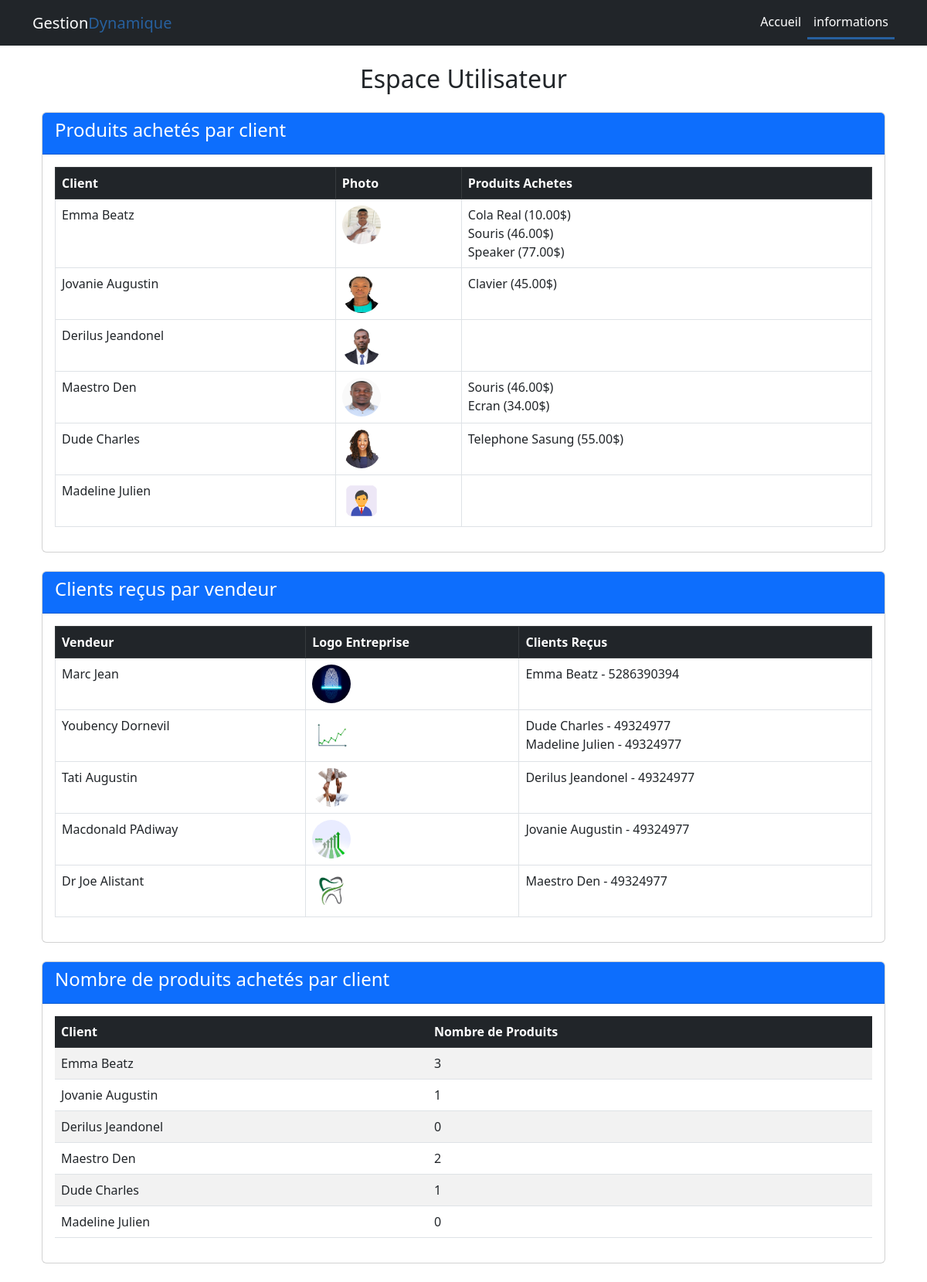
The page /espace_utilisateur/ on the database its author committed.
### GestionDynamique/models.py (models this page shows, shortened)
class Client(models.Model):
    nom = models.CharField(max_length=100)
    prenom = models.CharField(max_length=100)
    date_naissance = models.DateField()
    telephone = models.CharField(max_length=15)
    photo = models.ImageField(upload_to='media/clients/', blank=True, null=True)
    vendeur = models.ForeignKey(Vendeur, on_delete=models.CASCADE, related_name='clients_recu')

class Produit(models.Model):
    nom = models.CharField(max_length=100)
    description = models.TextField()
    prix = models.DecimalField(max_digits=10, decimal_places=2)

class Vendeur(models.Model):
    nom = models.CharField(max_length=100)
    prenom = models.CharField(max_length=100)
    date_naissance = models.DateField()
    adresse = models.TextField()
    telephone = models.CharField(max_length=15)
    logo_entreprise = models.ImageField(upload_to='media/logos/')

class Achat(models.Model):
    client = models.ForeignKey(Client, on_delete=models.CASCADE, related_name='achats')
    produits = models.ManyToManyField(Produit, related_name='achats')
    date_achat = models.DateTimeField(auto_now_add=True)

### GestionDynamique/views.py (the view)
# urls.py: path('espace_utilisateur/', views.espace_utilisateur, name='espace_utilisateur'),
def espace_utilisateur(request):
    clients = Client.objects.all()
    vendeurs = Vendeur.objects.all()
    context = {
        'clients': clients,
        'vendeurs': vendeurs,
    }
    return render(request, 'espace_utilisateur.html', context)

### GestionDynamique/templates/espace_utilisateur.html
{% extends 'base.html' %}
{% block content %}
<div class="container mt-4">
    <h2 class="text-center mb-4">Espace Utilisateur</h2>
    <div class="card mb-4">
        <div class="card-header bg-primary text-white">
            <h4>Produits achetés par client</h4>
        </div>
        <div class="card-body">
            <table class="table table-bordered">
                <thead class="table-dark">
                    <tr>
                        <th>Client</th>
                        <th>Photo</th>
                        <th>Produits Achetes</th>
                    </tr>
                </thead>
                <tbody>
                    {% for client in clients %}
                    <tr>
                        <td>{{ client.nom }} {{ client.prenom }}</td>
                        <td>
                            {% if client.photo %}
                                <img src="{{ client.photo.url }}" alt="Photo de {{ client.nom }}" width="50" height="50" class="rounded-circle">
                            {% else %}
                                Pas de photo
                            {% endif %}
                        </td>
                        <td>
                            {% for achat in client.achats.all %}
                                {% for produit in achat.produits.all %}
                                    {{ produit.nom }} ({{ produit.prix }}$) <br>
                                {% endfor %}
                            {% endfor %}
                        </td>
                    </tr>
                    {% empty %}
                    <tr>
                        <td colspan="4" class="text-center">Aucun client trouvé.</td>
                    </tr>
                    {% endfor %}
                </tbody>
            </table>
        </div>
    </div>
    <div class="card mb-4">
        <div class="card-header bg-primary text-white">
            <h4>Clients reçus par vendeur</h4>
        </div>
        <div class="card-body">
            <table class="table table-bordered">
                <thead class="table-dark">
                    <tr>
                        <th>Vendeur</th>
                        <th>Logo Entreprise</th>
                        <th>Clients Reçus</th>
                    </tr>
                </thead>
                <tbody>
                    {% for vendeur in vendeurs %}
                    <tr>
                        <td>{{ vendeur.nom }} {{ vendeur.prenom }}</td>
                        <td>
                            {% if vendeur.logo_entreprise %}
                                <img src="{{ vendeur.logo_entreprise.url }}" alt="Logo entreprise" width="50" height="50" class="rounded-circle">
                            {% else %}
                                Pas de logo
                            {% endif %}
                        </td>
                        <td>
                            {% for client in vendeur.clients_recu.all %}
                                {{ client.nom }} {{ client.prenom }} - {{ client.telephone }} <br>
                            {% endfor %}
                        </td>
                    </tr>
                    {% empty %}
                    <tr>
                        <td colspan="3" class="text-center">Aucun vendeur trouvé.</td>
                    </tr>
                    {% endfor %}
                </tbody>
            </table>
        </div>
    </div>
    <div class="card mb-4">
        <div class="card-header bg-primary text-white">
            <h4>Nombre de produits achetés par client</h4>
        </div>
        <div class="card-body">
            <table class="table table-striped">
                <thead class="table-dark">
                    <tr>
                        <th>Client</th>
                        <th>Nombre de Produits</th>
                    </tr>
                </thead>
                <tbody>
                    {% for client in clients %}
                    <tr>
                        <td>{{ client.nom }} {{ client.prenom }}</td>
                        <td>{{ client.achats.all|length }}</td>
                    </tr>
                    {% empty %}
                    <tr>
                        <td colspan="2" class="text-center">Aucun client trouvé.</td>
                    </tr>
                    {% endfor %}
                </tbody>
            </table>
        </div>
    </div>
</div>
{% endblock %}

### GestionDynamique/templates/base.html (shortened to what this page needs)
<!DOCTYPE html>
<html lang="fr">
<head>
    <link href="https://cdn.jsdelivr.net/npm/bootstrap@5.3.0/dist/css/bootstrap.min.css" rel="stylesheet">
    <link rel="stylesheet" href="../static/css/style.css">
</head>
<body>
    <nav class="navbar navbar-expand-lg navbar-dark bg-dark sticky-top">
        <div class="container">
            <a class="navbar-brand" href="{% url 'Acceuil' %}">Gestion<Span style="color: #27609e;">Dynamique</Span></a>
            <div class="collapse navbar-collapse" id="navbarNav">
                <ul class="navbar-nav ms-auto">
                    <li class="nav-item">
                        <a class="nav-link active" href="{% url 'Acceuil' %}">Accueil</a>
                    </li>
                    <li class="nav-item">
                        <a class="nav-link Actif" href="{% url 'espace_utilisateur' %}">informations</a>
                    </li>
                </ul>
            </div>
        </div>
    </nav>
    <div class="container mt-4">
        {% block content %}{% endblock %}
    </div>
</body>
</html>

### GestionDynamique/templates/base.html (style rules this page uses)
.Actif { color: white; border-bottom: #27609e 3px solid; }

### rows shown on the page
Client: nom "Emma", prenom "Beatz", photo (picture), telephone "5286390394", achats.all|length "3"
Produit: nom "Cola Real", prix "10.00"
Produit: nom "Souris", prix "46.00"
Produit: nom "Speaker", prix "77.00"
Client: nom "Jovanie", prenom "Augustin", photo (picture), telephone "49324977", achats.all|length "1"
Produit: nom "Clavier", prix "45.00"
Client: nom "Derilus", prenom "Jeandonel", photo (picture), telephone "49324977", achats.all|length "0"
Client: nom "Maestro", prenom "Den", photo (picture), telephone "49324977", achats.all|length "2"
Produit: nom "Ecran", prix "34.00"
Client: nom "Dude", prenom "Charles", photo (picture), telephone "49324977", achats.all|length "1"
Produit: nom "Telephone Sasung", prix "55.00"
Client: nom "Madeline", prenom "Julien", photo (picture), telephone "49324977", achats.all|length "0"
Vendeur: nom "Marc", prenom "Jean", logo_entreprise (picture)
Vendeur: nom "Youbency", prenom "Dornevil", logo_entreprise (picture)
Vendeur: nom "Tati", prenom "Augustin", logo_entreprise (picture)
Vendeur: nom "Macdonald", prenom "PAdiway", logo_entreprise (picture)
Vendeur: nom "Dr Joe", prenom "Alistant", logo_entreprise (picture)
